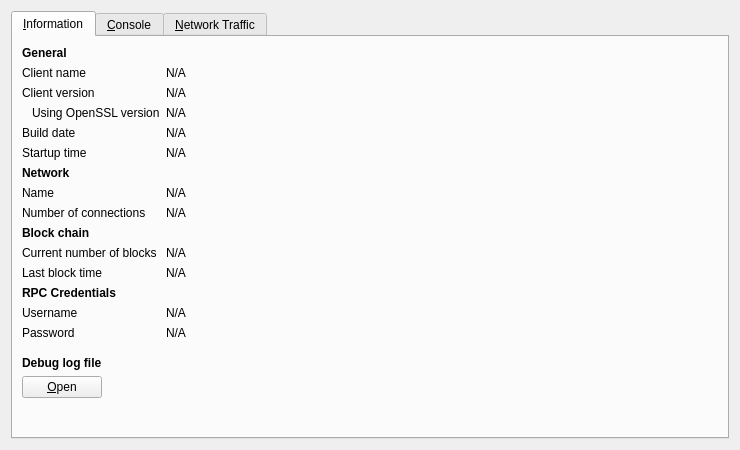
<?xml version="1.0" encoding="UTF-8"?>
<ui version="4.0">
 <class>RPCConsole</class>
 <widget class="QDialog" name="RPCConsole">
  <property name="geometry">
   <rect>
    <x>0</x>
    <y>0</y>
    <width>740</width>
    <height>450</height>
   </rect>
  </property>
  <property name="windowTitle">
   <string>Debug window</string>
  </property>
  <layout class="QVBoxLayout" name="verticalLayout_2">
   <item>
    <widget class="QTabWidget" name="tabWidget">
     <property name="currentIndex">
      <number>0</number>
     </property>
     <widget class="QWidget" name="tab_info">
      <attribute name="title">
       <string>&amp;Information</string>
      </attribute>
      <layout class="QFormLayout" name="formLayout">
       <item row="0" column="0">
        <widget class="QLabel" name="label_9">
         <property name="font">
          <font>
           <weight>75</weight>
           <bold>true</bold>
          </font>
         </property>
         <property name="text">
          <string>General</string>
         </property>
        </widget>
       </item>
       <item row="1" column="0">
        <widget class="QLabel" name="label_5">
         <property name="text">
          <string>Client name</string>
         </property>
        </widget>
       </item>
       <item row="1" column="1">
        <widget class="QLabel" name="clientName">
         <property name="cursor">
          <cursorShape>IBeamCursor</cursorShape>
         </property>
         <property name="text">
          <string>N/A</string>
         </property>
         <property name="textFormat">
          <enum>Qt::PlainText</enum>
         </property>
         <property name="textInteractionFlags">
          <set>Qt::LinksAccessibleByMouse|Qt::TextSelectableByKeyboard|Qt::TextSelectableByMouse</set>
         </property>
        </widget>
       </item>
       <item row="2" column="0">
        <widget class="QLabel" name="label_6">
         <property name="text">
          <string>Client version</string>
         </property>
        </widget>
       </item>
       <item row="2" column="1">
        <widget class="QLabel" name="clientVersion">
         <property name="cursor">
          <cursorShape>IBeamCursor</cursorShape>
         </property>
         <property name="text">
          <string>N/A</string>
         </property>
         <property name="textFormat">
          <enum>Qt::PlainText</enum>
         </property>
         <property name="textInteractionFlags">
          <set>Qt::LinksAccessibleByMouse|Qt::TextSelectableByKeyboard|Qt::TextSelectableByMouse</set>
         </property>
        </widget>
       </item>
       <item row="3" column="0">
        <widget class="QLabel" name="label_14">
         <property name="text">
          <string>Using OpenSSL version</string>
         </property>
         <property name="indent">
          <number>10</number>
         </property>
        </widget>
       </item>
       <item row="3" column="1">
        <widget class="QLabel" name="openSSLVersion">
         <property name="cursor">
          <cursorShape>IBeamCursor</cursorShape>
         </property>
         <property name="text">
          <string>N/A</string>
         </property>
         <property name="textFormat">
          <enum>Qt::PlainText</enum>
         </property>
         <property name="textInteractionFlags">
          <set>Qt::LinksAccessibleByMouse|Qt::TextSelectableByKeyboard|Qt::TextSelectableByMouse</set>
         </property>
        </widget>
       </item>
       <item row="4" column="0">
        <widget class="QLabel" name="label_12">
         <property name="text">
          <string>Build date</string>
         </property>
        </widget>
       </item>
       <item row="4" column="1">
        <widget class="QLabel" name="buildDate">
         <property name="cursor">
          <cursorShape>IBeamCursor</cursorShape>
         </property>
         <property name="text">
          <string>N/A</string>
         </property>
         <property name="textFormat">
          <enum>Qt::PlainText</enum>
         </property>
         <property name="textInteractionFlags">
          <set>Qt::LinksAccessibleByMouse|Qt::TextSelectableByKeyboard|Qt::TextSelectableByMouse</set>
         </property>
        </widget>
       </item>
       <item row="5" column="0">
        <widget class="QLabel" name="label_13">
         <property name="text">
          <string>Startup time</string>
         </property>
        </widget>
       </item>
       <item row="5" column="1">
        <widget class="QLabel" name="startupTime">
         <property name="cursor">
          <cursorShape>IBeamCursor</cursorShape>
         </property>
         <property name="text">
          <string>N/A</string>
         </property>
         <property name="textFormat">
          <enum>Qt::PlainText</enum>
         </property>
         <property name="textInteractionFlags">
          <set>Qt::LinksAccessibleByMouse|Qt::TextSelectableByKeyboard|Qt::TextSelectableByMouse</set>
         </property>
        </widget>
       </item>
       <item row="6" column="0">
        <widget class="QLabel" name="label_11">
         <property name="font">
          <font>
           <weight>75</weight>
           <bold>true</bold>
          </font>
         </property>
         <property name="text">
          <string>Network</string>
         </property>
        </widget>
       </item>
       <item row="7" column="0">
        <widget class="QLabel" name="label_8">
         <property name="text">
          <string>Name</string>
         </property>
        </widget>
       </item>
       <item row="7" column="1">
        <widget class="QLabel" name="networkName">
         <property name="cursor">
          <cursorShape>IBeamCursor</cursorShape>
         </property>
         <property name="text">
          <string>N/A</string>
         </property>
         <property name="textFormat">
          <enum>Qt::PlainText</enum>
         </property>
         <property name="textInteractionFlags">
          <set>Qt::LinksAccessibleByMouse|Qt::TextSelectableByKeyboard|Qt::TextSelectableByMouse</set>
         </property>
        </widget>
       </item>
       <item row="8" column="0">
        <widget class="QLabel" name="label_7">
         <property name="text">
          <string>Number of connections</string>
         </property>
        </widget>
       </item>
       <item row="8" column="1">
        <widget class="QLabel" name="numberOfConnections">
         <property name="cursor">
          <cursorShape>IBeamCursor</cursorShape>
         </property>
         <property name="text">
          <string>N/A</string>
         </property>
         <property name="textFormat">
          <enum>Qt::PlainText</enum>
         </property>
         <property name="textInteractionFlags">
          <set>Qt::LinksAccessibleByMouse|Qt::TextSelectableByKeyboard|Qt::TextSelectableByMouse</set>
         </property>
        </widget>
       </item>
       <item row="9" column="0">
        <widget class="QLabel" name="label_10">
         <property name="font">
          <font>
           <weight>75</weight>
           <bold>true</bold>
          </font>
         </property>
         <property name="text">
          <string>Block chain</string>
         </property>
        </widget>
       </item>
       <item row="10" column="0">
        <widget class="QLabel" name="label_3">
         <property name="text">
          <string>Current number of blocks</string>
         </property>
        </widget>
       </item>
       <item row="10" column="1">
        <widget class="QLabel" name="numberOfBlocks">
         <property name="cursor">
          <cursorShape>IBeamCursor</cursorShape>
         </property>
         <property name="text">
          <string>N/A</string>
         </property>
         <property name="textFormat">
          <enum>Qt::PlainText</enum>
         </property>
         <property name="textInteractionFlags">
          <set>Qt::LinksAccessibleByMouse|Qt::TextSelectableByKeyboard|Qt::TextSelectableByMouse</set>
         </property>
        </widget>
       </item>
       <item row="11" column="0">
        <widget class="QLabel" name="label_2">
         <property name="text">
          <string>Last block time</string>
         </property>
        </widget>
       </item>
       <item row="11" column="1">
        <widget class="QLabel" name="lastBlockTime">
         <property name="cursor">
          <cursorShape>IBeamCursor</cursorShape>
         </property>
         <property name="text">
          <string>N/A</string>
         </property>
         <property name="textFormat">
          <enum>Qt::PlainText</enum>
         </property>
         <property name="textInteractionFlags">
          <set>Qt::LinksAccessibleByMouse|Qt::TextSelectableByKeyboard|Qt::TextSelectableByMouse</set>
         </property>
        </widget>
       </item>
       <item row="12" column="0">
        <widget class="QLabel" name="label_15">
         <property name="font">
          <font>
           <weight>75</weight>
           <bold>true</bold>
          </font>
         </property>
         <property name="text">
          <string>RPC Credentials</string>
         </property>
        </widget>
       </item>
       <item row="13" column="0">
        <widget class="QLabel" name="label_4">
         <property name="text">
          <string>Username</string>
         </property>
        </widget>
       </item>
       <item row="13" column="1">
        <widget class="QLabel" name="username">
         <property name="cursor">
          <cursorShape>IBeamCursor</cursorShape>
         </property>
         <property name="text">
          <string>N/A</string>
         </property>
         <property name="textFormat">
          <enum>Qt::PlainText</enum>
         </property>
         <property name="textInteractionFlags">
          <set>Qt::LinksAccessibleByMouse|Qt::TextSelectableByKeyboard|Qt::TextSelectableByMouse</set>
         </property>
        </widget>
       </item>
       <item row="14" column="0">
        <widget class="QLabel" name="label_18">
         <property name="text">
          <string>Password</string>
         </property>
        </widget>
       </item>
       <item row="14" column="1">
        <widget class="QLabel" name="password">
         <property name="cursor">
          <cursorShape>IBeamCursor</cursorShape>
         </property>
         <property name="text">
          <string>N/A</string>
         </property>
         <property name="textFormat">
          <enum>Qt::PlainText</enum>
         </property>
         <property name="textInteractionFlags">
          <set>Qt::LinksAccessibleByMouse|Qt::TextSelectableByKeyboard|Qt::TextSelectableByMouse</set>
         </property>
        </widget>
       </item>
       <item row="15" column="0">
        <spacer name="verticalSpacer_2">
         <property name="orientation">
          <enum>Qt::Vertical</enum>
         </property>
         <property name="sizeHint" stdset="0">
          <size>
           <width>20</width>
           <height>20</height>
          </size>
         </property>
        </spacer>
       </item>
       <item row="16" column="0">
        <widget class="QLabel" name="labelDebugLogfile">
         <property name="font">
          <font>
           <weight>75</weight>
           <bold>true</bold>
          </font>
         </property>
         <property name="text">
          <string>Debug log file</string>
         </property>
        </widget>
       </item>
       <item row="17" column="0">
        <widget class="QPushButton" name="openDebugLogfileButton">
         <property name="toolTip">
          <string>Open the Roadcoin debug log file from the current data directory. This can take a few seconds for large log files.</string>
         </property>
         <property name="text">
          <string>&amp;Open</string>
         </property>
         <property name="autoDefault">
          <bool>false</bool>
         </property>
        </widget>
       </item>
       <item row="18" column="0">
        <spacer name="verticalSpacer">
         <property name="orientation">
          <enum>Qt::Vertical</enum>
         </property>
         <property name="sizeHint" stdset="0">
          <size>
           <width>20</width>
           <height>40</height>
          </size>
         </property>
        </spacer>
       </item>
      </layout>
     </widget>
     <widget class="QWidget" name="tab_console">
      <attribute name="title">
       <string>&amp;Console</string>
      </attribute>
      <layout class="QVBoxLayout" name="verticalLayout_3">
       <property name="spacing">
        <number>3</number>
       </property>
       <item>
        <widget class="QTextEdit" name="messagesWidget">
         <property name="minimumSize">
          <size>
           <width>0</width>
           <height>100</height>
          </size>
         </property>
         <property name="readOnly">
          <bool>true</bool>
         </property>
         <property name="tabKeyNavigation" stdset="0">
          <bool>false</bool>
         </property>
         <property name="columnCount" stdset="0">
          <number>2</number>
         </property>
        </widget>
       </item>
       <item>
        <layout class="QHBoxLayout" name="horizontalLayout">
         <property name="spacing">
          <number>3</number>
         </property>
         <item>
          <widget class="QLabel" name="label">
           <property name="text">
            <string notr="true">&gt;</string>
           </property>
          </widget>
         </item>
         <item>
          <widget class="QLineEdit" name="lineEdit"/>
         </item>
         <item>
          <widget class="QPushButton" name="clearButton">
           <property name="maximumSize">
            <size>
             <width>24</width>
             <height>24</height>
            </size>
           </property>
           <property name="toolTip">
            <string>Clear console</string>
           </property>
           <property name="text">
            <string/>
           </property>
           <property name="icon">
            <iconset resource="../bitcoin.qrc">
             <normaloff>:/icons/remove</normaloff>:/icons/remove</iconset>
           </property>
           <property name="shortcut">
            <string notr="true">Ctrl+L</string>
           </property>
           <property name="autoDefault">
            <bool>false</bool>
           </property>
          </widget>
         </item>
        </layout>
       </item>
      </layout>
     </widget>
     <widget class="QWidget" name="tab">
      <attribute name="title">
       <string>&amp;Network Traffic</string>
      </attribute>
      <layout class="QHBoxLayout" name="horizontalLayout_3">
       <item>
        <layout class="QVBoxLayout" name="verticalLayout_4">
         <item>
          <widget class="TrafficGraphWidget" name="trafficGraph" native="true">
           <property name="sizePolicy">
            <sizepolicy hsizetype="Expanding" vsizetype="Expanding">
             <horstretch>0</horstretch>
             <verstretch>0</verstretch>
            </sizepolicy>
           </property>
          </widget>
         </item>
         <item>
          <layout class="QHBoxLayout" name="horizontalLayout_2">
           <item>
            <widget class="QSlider" name="sldGraphRange">
             <property name="minimum">
              <number>1</number>
             </property>
             <property name="maximum">
              <number>288</number>
             </property>
             <property name="pageStep">
              <number>12</number>
             </property>
             <property name="value">
              <number>6</number>
             </property>
             <property name="orientation">
              <enum>Qt::Horizontal</enum>
             </property>
            </widget>
           </item>
           <item>
            <widget class="QLabel" name="lblGraphRange">
             <property name="minimumSize">
              <size>
               <width>100</width>
               <height>0</height>
              </size>
             </property>
             <property name="alignment">
              <set>Qt::AlignCenter</set>
             </property>
            </widget>
           </item>
           <item>
            <widget class="QPushButton" name="btnClearTrafficGraph">
             <property name="text">
              <string>&amp;Clear</string>
             </property>
            </widget>
           </item>
          </layout>
         </item>
        </layout>
       </item>
       <item>
        <layout class="QVBoxLayout" name="verticalLayout">
         <item>
          <widget class="QGroupBox" name="groupBox">
           <property name="title">
            <string>Totals</string>
           </property>
           <layout class="QVBoxLayout" name="verticalLayout_5">
            <item>
             <layout class="QHBoxLayout" name="horizontalLayout_4">
              <item>
               <widget class="Line" name="line">
                <property name="sizePolicy">
                 <sizepolicy hsizetype="Fixed" vsizetype="Fixed">
                  <horstretch>0</horstretch>
                  <verstretch>0</verstretch>
                 </sizepolicy>
                </property>
                <property name="minimumSize">
                 <size>
                  <width>10</width>
                  <height>0</height>
                 </size>
                </property>
                <property name="palette">
                 <palette>
                  <active>
                   <colorrole role="Light">
                    <brush brushstyle="SolidPattern">
                     <color alpha="255">
                      <red>0</red>
                      <green>255</green>
                      <blue>0</blue>
                     </color>
                    </brush>
                   </colorrole>
                  </active>
                  <inactive>
                   <colorrole role="Light">
                    <brush brushstyle="SolidPattern">
                     <color alpha="255">
                      <red>0</red>
                      <green>255</green>
                      <blue>0</blue>
                     </color>
                    </brush>
                   </colorrole>
                  </inactive>
                  <disabled>
                   <colorrole role="Light">
                    <brush brushstyle="SolidPattern">
                     <color alpha="255">
                      <red>0</red>
                      <green>255</green>
                      <blue>0</blue>
                     </color>
                    </brush>
                   </colorrole>
                  </disabled>
                 </palette>
                </property>
                <property name="orientation">
                 <enum>Qt::Horizontal</enum>
                </property>
               </widget>
              </item>
              <item>
               <widget class="QLabel" name="label_16">
                <property name="text">
                 <string>In:</string>
                </property>
               </widget>
              </item>
              <item>
               <widget class="QLabel" name="lblBytesIn">
                <property name="minimumSize">
                 <size>
                  <width>50</width>
                  <height>0</height>
                 </size>
                </property>
                <property name="alignment">
                 <set>Qt::AlignRight|Qt::AlignTrailing|Qt::AlignVCenter</set>
                </property>
               </widget>
              </item>
             </layout>
            </item>
            <item>
             <layout class="QHBoxLayout" name="horizontalLayout_5">
              <item>
               <widget class="Line" name="line_2">
                <property name="sizePolicy">
                 <sizepolicy hsizetype="Fixed" vsizetype="Fixed">
                  <horstretch>0</horstretch>
                  <verstretch>0</verstretch>
                 </sizepolicy>
                </property>
                <property name="minimumSize">
                 <size>
                  <width>10</width>
                  <height>0</height>
                 </size>
                </property>
                <property name="palette">
                 <palette>
                  <active>
                   <colorrole role="Light">
                    <brush brushstyle="SolidPattern">
                     <color alpha="255">
                      <red>255</red>
                      <green>0</green>
                      <blue>0</blue>
                     </color>
                    </brush>
                   </colorrole>
                  </active>
                  <inactive>
                   <colorrole role="Light">
                    <brush brushstyle="SolidPattern">
                     <color alpha="255">
                      <red>255</red>
                      <green>0</green>
                      <blue>0</blue>
                     </color>
                    </brush>
                   </colorrole>
                  </inactive>
                  <disabled>
                   <colorrole role="Light">
                    <brush brushstyle="SolidPattern">
                     <color alpha="255">
                      <red>255</red>
                      <green>0</green>
                      <blue>0</blue>
                     </color>
                    </brush>
                   </colorrole>
                  </disabled>
                 </palette>
                </property>
                <property name="orientation">
                 <enum>Qt::Horizontal</enum>
                </property>
               </widget>
              </item>
              <item>
               <widget class="QLabel" name="label_17">
                <property name="text">
                 <string>Out:</string>
                </property>
               </widget>
              </item>
              <item>
               <widget class="QLabel" name="lblBytesOut">
                <property name="minimumSize">
                 <size>
                  <width>50</width>
                  <height>0</height>
                 </size>
                </property>
                <property name="alignment">
                 <set>Qt::AlignRight|Qt::AlignTrailing|Qt::AlignVCenter</set>
                </property>
               </widget>
              </item>
             </layout>
            </item>
            <item>
             <spacer name="verticalSpacer_4">
              <property name="orientation">
               <enum>Qt::Vertical</enum>
              </property>
              <property name="sizeHint" stdset="0">
               <size>
                <width>20</width>
                <height>407</height>
               </size>
              </property>
             </spacer>
            </item>
           </layout>
          </widget>
         </item>
        </layout>
       </item>
      </layout>
     </widget>
    </widget>
   </item>
  </layout>
 </widget>
 <customwidgets>
  <customwidget>
   <class>TrafficGraphWidget</class>
   <extends>QWidget</extends>
   <header>trafficgraphwidget.h</header>
   <container>1</container>
   <slots>
    <slot>clear()</slot>
   </slots>
  </customwidget>
 </customwidgets>
 <resources>
  <include location="../bitcoin.qrc"/>
 </resources>
 <connections/>
</ui>
